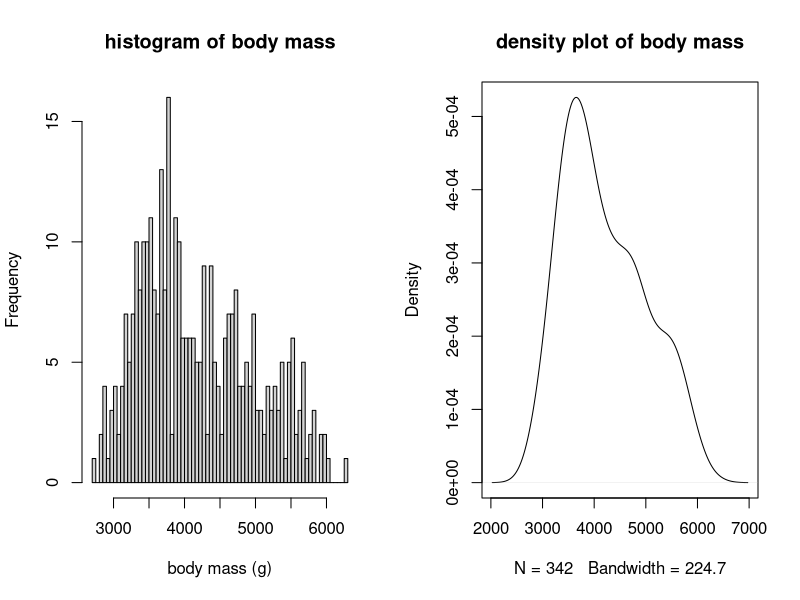
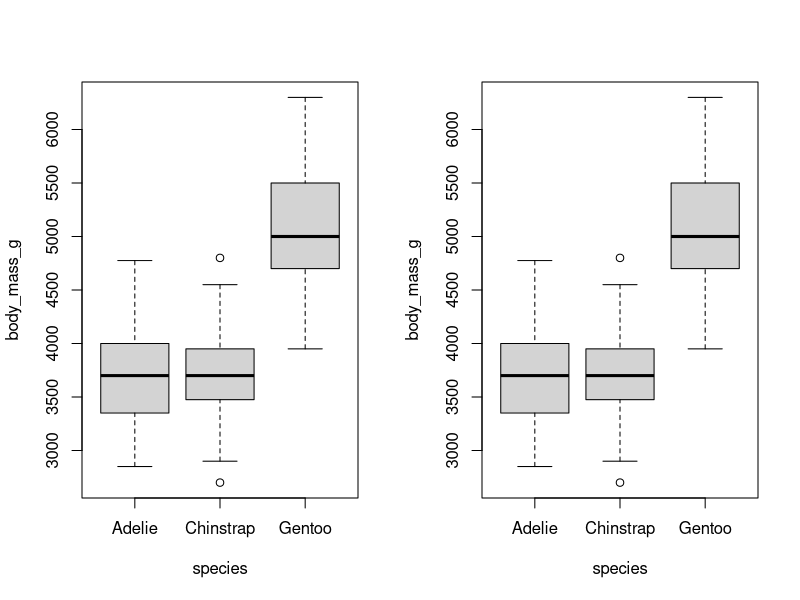
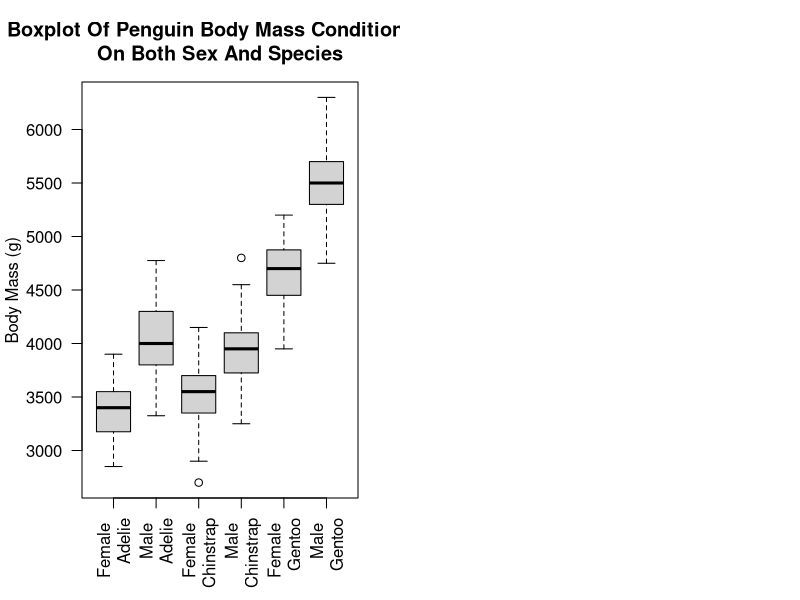

Here is the R script that generated these plots, in order:
## ---- chunk 1
knitr::opts_chunk$set(echo = TRUE)
## ---- chunk 2
require(here)
require(palmerpenguins)

t.test(subset(penguins, species == "Gentoo")$flipper_length_mm)

t.test(
x = subset(penguins, species == "Gentoo")$flipper_length_mm,
mu = 218
)

t.test(
x = subset(penguins, species == "Gentoo")$flipper_length_mm,
mu = 218,
alternative = "less"
)
## ---- chunk 3
#Two-sample t.test
t.test(flipper_length_mm ~ species,
       data = subset(penguins, species != "Chinstrap"))

#1-way ANOVA
##Graphical
par(mfrow = c(1, 2))
hist(penguins$body_mass_g, breaks = 80, main = "histogram of body mass",
xlab = "body mass (g)")

plot(density(penguins$body_mass_g, na.rm = TRUE), 
     main = "density plot of body mass")

require(palmerpenguins)
boxplot(body_mass_g ~ species, data = penguins)

##Numerical
dat_chinstrap = subset(penguins, species == "Chinstrap")
mean(dat_chinstrap$body_mass_g, na.rm = TRUE)

shapiro.test(dat_chinstrap$body_mass_g)

aggregate(body_mass_g ~ species, data = penguins, FUN = mean)

##Fit Linear Model
fit_species = lm(body_mass_g ~ species, data = penguins)
summary(fit_species)

## ---- chunk 4
#Conduct the ANOVA
anova(fit_species)

#One-Way Anova Complete Walkthrough
fit_species = lm(body_mass_g ~ species, data = penguins)
summary(fit_species)

## ---- chunk 5
#Two-Way Additive ANOVA

boxplot(body_mass_g ~ species, data = penguins)

fit_additive = lm(body_mass_g ~ sex + species, data = penguins)
fit_additive

fit_interactive = lm(body_mass_g ~ sex * species, data = penguins)
fit_interactive
summary(fit_interactive)
## ---- chunk 6
#Simple Linear Regression: Penguin Bills and Body Mass

require(palmerpenguins)

lm(bill_length_mm ~ body_mass_g, data = penguins)
## ---- chunk 7
boxplot(body_mass_g ~ sex * species, data = penguins,
    main = "Boxplot Of Penguin Body Mass Conditioned \nOn Both Sex And Species",
        xlab = "",
        ylab = "Body Mass (g)",
        las = 2,
        names = c("Female \nAdelie", "Male \nAdelie", "Female \nChinstrap",
                  "Male \nChinstrap", "Female \nGentoo", "Male \nGentoo"))
## ---- chunk 8
fit_both = lm(body_mass_g ~ sex * species, data = penguins)
fit_both
summary(fit_both)
## ---- chunk 9
3368.84 + 158.37
## ---- chunk 10
penguins = penguins
fem_chin = aggregate(
  body_mass_g ~ species * sex,
  data = penguins, FUN = mean)

fem_chin
